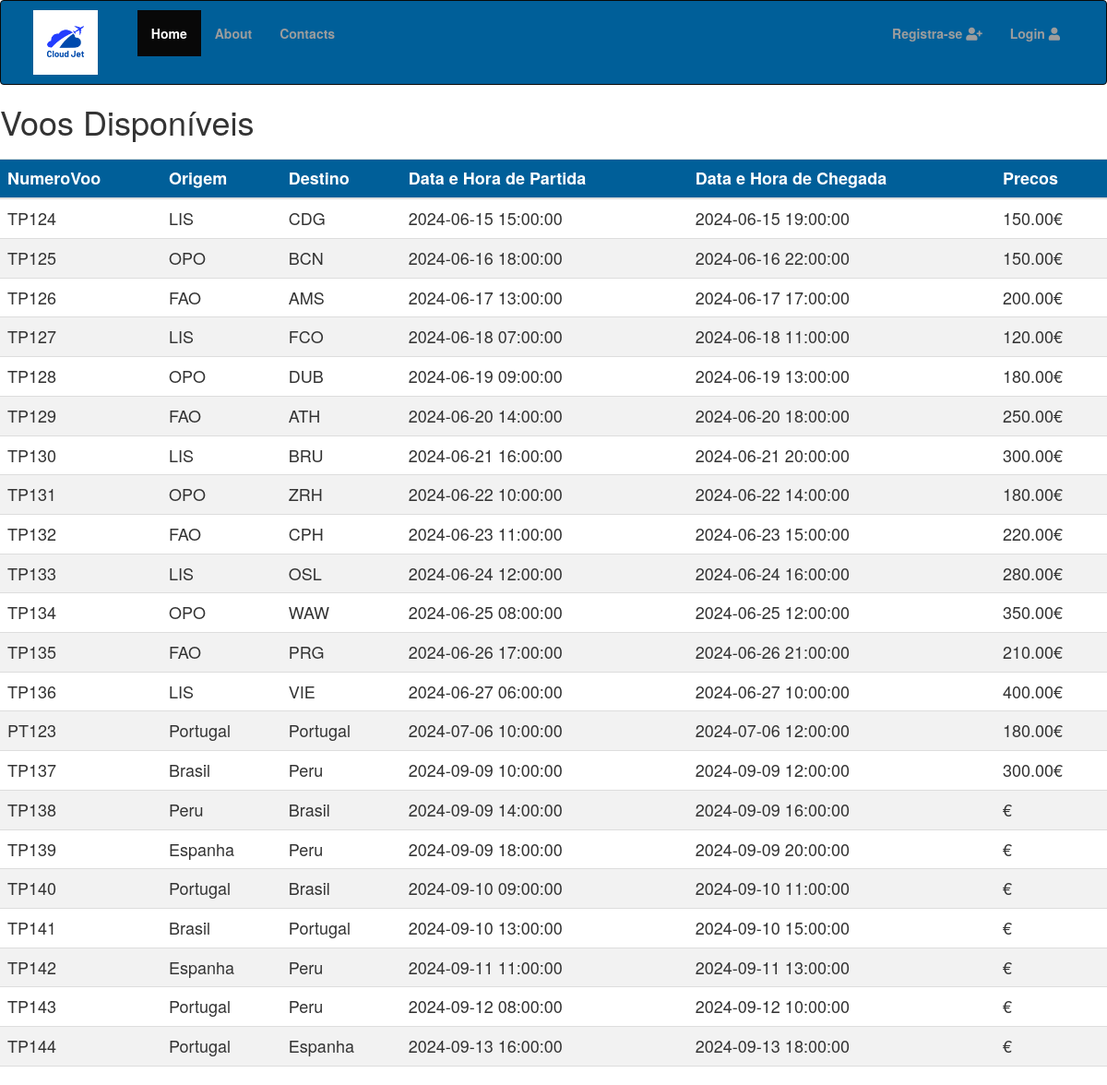
Page /JET-VisaoGeral.php on the committed database.
### tables this page shows
CREATE TABLE IF NOT EXISTS `voos` (
  `VooID` int NOT NULL AUTO_INCREMENT,
  `NumeroVoo` varchar(20) DEFAULT NULL,
  `DataHoraPartida` datetime DEFAULT NULL,
  `DataHoraChegada` datetime DEFAULT NULL,
  `AeroportoOrigem` varchar(50) DEFAULT NULL,
  `AeroportoDestino` varchar(50) DEFAULT NULL,
  `preco` decimal(10,2) DEFAULT NULL,
  PRIMARY KEY (`VooID`),
  KEY `fk_precosvoo` (`preco`)
);

### JET-VisaoGeral.php (the view, shortened to what this page needs)
<!DOCTYPE html>
<html>
<head>
	<link rel="stylesheet" href="https://maxcdn.bootstrapcdn.com/bootstrap/3.3.7/css/bootstrap.min.css">
	<link rel="stylesheet" href="https://use.fontawesome.com/releases/v5.3.1/css/all.css">
	<link rel="stylesheet" type="text/css" href="VisaoGeral.css">
</head>
<body>
	<nav class="navbar navbar-inverse">
		<div class="container">
			<div class="navbar-header">
            <a class="logo" href="index.php"><img src="fotos/logo2.png" alt="Cloud Logo" height="70">&nbsp &nbsp &nbsp &nbsp &nbsp &nbsp</a>
			</div>
			<div class="collapse navbar-collapse" id="bs-example-navbar-collapse-1">
				<ul class="nav navbar-nav">
					<li class="active"><a href="#"><strong>Home</strong></a></li>
					<li><a href="JET-About.php"><strong>About</strong></a></li>
					<li><a href="JET-Contacts.php"><strong>Contacts</strong></a></li>
				</ul>
				<ul class="nav navbar-nav navbar-right">
					<li><a href="#" data-toggle="modal" data-target="#signup"><strong>Registra-se </strong><i class="fas fa-user-plus"></i></a></li>
					<li><a href="#" data-toggle="modal" data-target="#login"><strong>Login </strong><i class="fas fa-user"></i></a></li>
				</ul>
			</div>
		</div>
	</nav>
</body>
</html>
<?php
$dbhost = "localhost";
$dbuser = "root";
$dbpass = "";
$db = "cinema";
$conn = mysqli_connect($dbhost, $dbuser, $dbpass, $db);
$queryVoos = "SELECT * FROM voos WHERE 1=1";
$result = mysqli_query($conn, $queryVoos);
if (mysqli_num_rows($result) > 0) {
    echo "<h1>Voos Disponíveis</h1>";
    echo "<table class='table'>
            <tr>
                <th>NumeroVoo</th>
                <th>Origem</th>
                <th>Destino</th>
                <th>Data e Hora de Partida</th>
                <th>Data e Hora de Chegada</th>
				<th> Precos</th>
            </tr>
			</thead>
			<tbody>";
    while ($row = mysqli_fetch_assoc($result)) {
        echo "<tr>
                <td>{$row['NumeroVoo']}</td>
                <td>{$row['AeroportoOrigem']}</td>
                <td>{$row['AeroportoDestino']}</td>
                <td>{$row['DataHoraPartida']}</td>
                <td>{$row['DataHoraChegada']}</td>
				<td>{$row['preco']}€</td>
            </tr>";
    }
    echo "</tbody></table>";
} else {
    echo "<p>Nenhum voo encontrado para os critérios selecionados.</p>";
}
?>

### VisaoGeral.css (style rules this page uses)
.navbar-inverse { background-color:#005f99; display: flex; justify-content: space-between; align-items: center; padding: 10px 20px; }
table { width: 70%; border-collapse: collapse; margin: 20px 0; font-size: 18px; text-align: left; }
table th { background-color: #005f99; color: white; padding: 12px 15px; }
table td { padding: 12px 15px; border-bottom: 1px solid #ddd; }
table tr:nth-child(even) { background-color: #f2f2f2; }

### rows in the picture
voos: NumeroVoo "TP124", AeroportoOrigem "LIS", AeroportoDestino "CDG", DataHoraPartida "2024-06-15 15:00:00", DataHoraChegada "2024-06-15 19:00:00", preco "150.00"
voos: NumeroVoo "TP125", AeroportoOrigem "OPO", AeroportoDestino "BCN", DataHoraPartida "2024-06-16 18:00:00", DataHoraChegada "2024-06-16 22:00:00", preco "150.00"
voos: NumeroVoo "TP126", AeroportoOrigem "FAO", AeroportoDestino "AMS", DataHoraPartida "2024-06-17 13:00:00", DataHoraChegada "2024-06-17 17:00:00", preco "200.00"
voos: NumeroVoo "TP127", AeroportoOrigem "LIS", AeroportoDestino "FCO", DataHoraPartida "2024-06-18 07:00:00", DataHoraChegada "2024-06-18 11:00:00", preco "120.00"
voos: NumeroVoo "TP128", AeroportoOrigem "OPO", AeroportoDestino "DUB", DataHoraPartida "2024-06-19 09:00:00", DataHoraChegada "2024-06-19 13:00:00", preco "180.00"
voos: NumeroVoo "TP129", AeroportoOrigem "FAO", AeroportoDestino "ATH", DataHoraPartida "2024-06-20 14:00:00", DataHoraChegada "2024-06-20 18:00:00", preco "250.00"
voos: NumeroVoo "TP130", AeroportoOrigem "LIS", AeroportoDestino "BRU", DataHoraPartida "2024-06-21 16:00:00", DataHoraChegada "2024-06-21 20:00:00", preco "300.00"
voos: NumeroVoo "TP131", AeroportoOrigem "OPO", AeroportoDestino "ZRH", DataHoraPartida "2024-06-22 10:00:00", DataHoraChegada "2024-06-22 14:00:00", preco "180.00"
voos: NumeroVoo "TP132", AeroportoOrigem "FAO", AeroportoDestino "CPH", DataHoraPartida "2024-06-23 11:00:00", DataHoraChegada "2024-06-23 15:00:00", preco "220.00"
voos: NumeroVoo "TP133", AeroportoOrigem "LIS", AeroportoDestino "OSL", DataHoraPartida "2024-06-24 12:00:00", DataHoraChegada "2024-06-24 16:00:00", preco "280.00"
voos: NumeroVoo "TP134", AeroportoOrigem "OPO", AeroportoDestino "WAW", DataHoraPartida "2024-06-25 08:00:00", DataHoraChegada "2024-06-25 12:00:00", preco "350.00"
voos: NumeroVoo "TP135", AeroportoOrigem "FAO", AeroportoDestino "PRG", DataHoraPartida "2024-06-26 17:00:00", DataHoraChegada "2024-06-26 21:00:00", preco "210.00"
voos: NumeroVoo "TP136", AeroportoOrigem "LIS", AeroportoDestino "VIE", DataHoraPartida "2024-06-27 06:00:00", DataHoraChegada "2024-06-27 10:00:00", preco "400.00"
voos: NumeroVoo "PT123", AeroportoOrigem "Portugal", AeroportoDestino "Portugal", DataHoraPartida "2024-07-06 10:00:00", DataHoraChegada "2024-07-06 12:00:00", preco "180.00"
voos: NumeroVoo "TP137", AeroportoOrigem "Brasil", AeroportoDestino "Peru", DataHoraPartida "2024-09-09 10:00:00", DataHoraChegada "2024-09-09 12:00:00", preco "300.00"
voos: NumeroVoo "TP138", AeroportoOrigem "Peru", AeroportoDestino "Brasil", DataHoraPartida "2024-09-09 14:00:00", DataHoraChegada "2024-09-09 16:00:00"
voos: NumeroVoo "TP139", AeroportoOrigem "Espanha", AeroportoDestino "Peru", DataHoraPartida "2024-09-09 18:00:00", DataHoraChegada "2024-09-09 20:00:00"
voos: NumeroVoo "TP140", AeroportoOrigem "Portugal", AeroportoDestino "Brasil", DataHoraPartida "2024-09-10 09:00:00", DataHoraChegada "2024-09-10 11:00:00"
voos: NumeroVoo "TP141", AeroportoOrigem "Brasil", AeroportoDestino "Portugal", DataHoraPartida "2024-09-10 13:00:00", DataHoraChegada "2024-09-10 15:00:00"
voos: NumeroVoo "TP142", AeroportoOrigem "Espanha", AeroportoDestino "Peru", DataHoraPartida "2024-09-11 11:00:00", DataHoraChegada "2024-09-11 13:00:00"
voos: NumeroVoo "TP143", AeroportoOrigem "Portugal", AeroportoDestino "Peru", DataHoraPartida "2024-09-12 08:00:00", DataHoraChegada "2024-09-12 10:00:00"
voos: NumeroVoo "TP144", AeroportoOrigem "Portugal", AeroportoDestino "Espanha", DataHoraPartida "2024-09-13 16:00:00", DataHoraChegada "2024-09-13 18:00:00"
